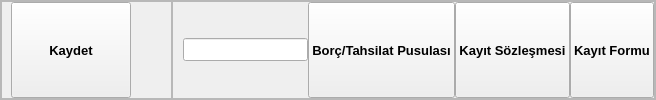
     <widget class="QFrame" name="header_frame">
      <property name="sizePolicy">
       <sizepolicy hsizetype="Preferred" vsizetype="Preferred">
        <horstretch>0</horstretch>
        <verstretch>0</verstretch>
       </sizepolicy>
      </property>
      <property name="minimumSize">
       <size>
        <width>0</width>
        <height>0</height>
       </size>
      </property>
      <property name="font">
       <font>
        <family>Segoe UI</family>
        <pointsize>10</pointsize>
        <weight>75</weight>
        <italic>false</italic>
        <bold>true</bold>
       </font>
      </property>
      <property name="frameShape">
       <enum>QFrame::StyledPanel</enum>
      </property>
      <property name="frameShadow">
       <enum>QFrame::Raised</enum>
      </property>
      <layout class="QHBoxLayout" name="horizontalLayout_18">
       <property name="spacing">
        <number>0</number>
       </property>
       <property name="leftMargin">
        <number>0</number>
       </property>
       <property name="topMargin">
        <number>0</number>
       </property>
       <property name="rightMargin">
        <number>0</number>
       </property>
       <property name="bottomMargin">
        <number>0</number>
       </property>
       <item>
        <widget class="QFrame" name="frame_7">
         <property name="sizePolicy">
          <sizepolicy hsizetype="Preferred" vsizetype="Preferred">
           <horstretch>0</horstretch>
           <verstretch>0</verstretch>
          </sizepolicy>
         </property>
         <property name="frameShape">
          <enum>QFrame::StyledPanel</enum>
         </property>
         <property name="frameShadow">
          <enum>QFrame::Raised</enum>
         </property>
         <layout class="QHBoxLayout" name="horizontalLayout_19">
          <property name="spacing">
           <number>0</number>
          </property>
          <property name="leftMargin">
           <number>9</number>
          </property>
          <property name="topMargin">
           <number>0</number>
          </property>
          <property name="rightMargin">
           <number>0</number>
          </property>
          <property name="bottomMargin">
           <number>0</number>
          </property>
          <item>
           <widget class="QPushButton" name="btn_ogrenci_karti_kaydet">
            <property name="sizePolicy">
             <sizepolicy hsizetype="Preferred" vsizetype="Preferred">
              <horstretch>0</horstretch>
              <verstretch>0</verstretch>
             </sizepolicy>
            </property>
            <property name="minimumSize">
             <size>
              <width>120</width>
              <height>40</height>
             </size>
            </property>
            <property name="text">
             <string>Kaydet</string>
            </property>
            <property name="icon">
             <iconset resource="../../Yazılım/Zv0.1/resources.qrc">
              <normaloff>:/black/icons/black/save.svg</normaloff>:/black/icons/black/save.svg</iconset>
            </property>
           </widget>
          </item>
          <item>
           <spacer name="horizontalSpacer_6">
            <property name="orientation">
             <enum>Qt::Horizontal</enum>
            </property>
            <property name="sizeHint" stdset="0">
             <size>
              <width>40</width>
              <height>20</height>
             </size>
            </property>
           </spacer>
          </item>
         </layout>
        </widget>
       </item>
       <item>
        <widget class="QFrame" name="frame_8">
         <property name="frameShape">
          <enum>QFrame::StyledPanel</enum>
         </property>
         <property name="frameShadow">
          <enum>QFrame::Raised</enum>
         </property>
         <layout class="QHBoxLayout" name="horizontalLayout_20">
          <property name="spacing">
           <number>0</number>
          </property>
          <property name="leftMargin">
           <number>10</number>
          </property>
          <property name="topMargin">
           <number>0</number>
          </property>
          <property name="rightMargin">
           <number>0</number>
          </property>
          <property name="bottomMargin">
           <number>0</number>
          </property>
          <item>
           <widget class="QLineEdit" name="le_ogrenci_karti_sezon_ismi">
            <property name="text">
             <string/>
            </property>
            <property name="alignment">
             <set>Qt::AlignCenter</set>
            </property>
            <property name="readOnly">
             <bool>true</bool>
            </property>
           </widget>
          </item>
          <item>
           <widget class="QPushButton" name="btn_yazdir_ogrenci_karti_borc_pusulasi">
            <property name="sizePolicy">
             <sizepolicy hsizetype="Preferred" vsizetype="Preferred">
              <horstretch>0</horstretch>
              <verstretch>0</verstretch>
             </sizepolicy>
            </property>
            <property name="text">
             <string>Borç/Tahsilat Pusulası</string>
            </property>
            <property name="icon">
             <iconset resource="../../Yazılım/Zv0.1/resources.qrc">
              <normaloff>:/black/icons/black/printer.svg</normaloff>:/black/icons/black/printer.svg</iconset>
            </property>
           </widget>
          </item>
          <item>
           <widget class="QPushButton" name="btn_yazdir_ogrenci_karti_kayit_sozlesmesi">
            <property name="sizePolicy">
             <sizepolicy hsizetype="Preferred" vsizetype="Preferred">
              <horstretch>0</horstretch>
              <verstretch>0</verstretch>
             </sizepolicy>
            </property>
            <property name="text">
             <string>Kayıt Sözleşmesi</string>
            </property>
            <property name="icon">
             <iconset resource="../../Yazılım/Zv0.1/resources.qrc">
              <normaloff>:/black/icons/black/printer.svg</normaloff>:/black/icons/black/printer.svg</iconset>
            </property>
           </widget>
          </item>
          <item>
           <widget class="QPushButton" name="btn_yazdir_ogrenci_karti_kayit_formu">
            <property name="sizePolicy">
             <sizepolicy hsizetype="Preferred" vsizetype="Preferred">
              <horstretch>0</horstretch>
              <verstretch>0</verstretch>
             </sizepolicy>
            </property>
            <property name="text">
             <string>Kayıt Formu</string>
            </property>
            <property name="icon">
             <iconset resource="../../Yazılım/Zv0.1/resources.qrc">
              <normaloff>:/black/icons/black/printer.svg</normaloff>:/black/icons/black/printer.svg</iconset>
            </property>
           </widget>
          </item>
         </layout>
        </widget>
       </item>
      </layout>
     </widget>
